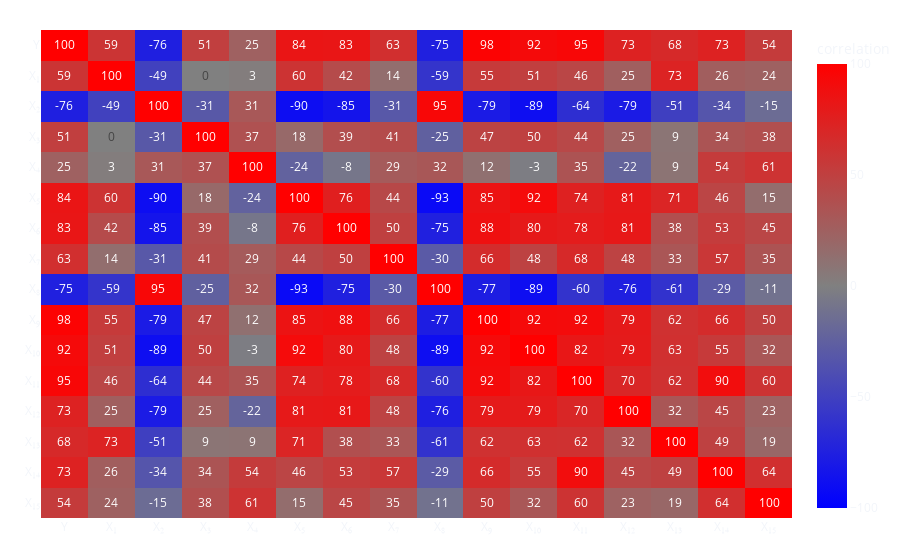

Source (notebook cell):
### Code cell
fig = cm.correlation_matrix_heatmap(dfAdoc)

fig.update_layout(margin=dict(t=30, b=0, l=0, r=0),title='', autosize=True, plot_bgcolor='rgba(0,0,0,0)', paper_bgcolor='rgba(0, 0, 0, 0)').update_traces(texttemplate='%{z:,.0f}')

config = {
    'responsive':True,
    'scrollZoom':False,
    'staticPlot':False,
    'displayModeBar':False
}

fig.show(config=config)

### Figure 1 — Plotly figure (JSON) as saved in the notebook; plotly's stock layout.template omitted (floating-point values rounded to 4 significant figures; data arrays with more than 128 entries replaced by an {"elided": "..."} marker saying what was removed)
{"data": [{"coloraxis": "coloraxis", "histfunc": "sum", "hovertemplate": "(%{x}, %{y}) = %{z:.2f}%", "name": "", "texttemplate": "%{z:,.0f}", "type": "histogram2d", "x": {"elided": "256 str values"}, "xaxis": "x", "xbingroup": "x", "y": {"elided": "256 str values"}, "yaxis": "y", "ybingroup": "y", "z": {"elided": "256 float values"}}], "layout": {"autosize": true, "coloraxis": {"cmax": 100, "cmin": -100, "colorbar": {"title": {"text": "correlation"}}, "colorscale": [[0, "blue"], [0.5, "gray"], [1, "red"]]}, "legend": {"tracegroupgap": 0}, "margin": {"b": 0, "l": 0, "r": 0, "t": 30}, "paper_bgcolor": "rgba(0, 0, 0, 0)", "plot_bgcolor": "rgba(0,0,0,0)", "title": {"text": ""}, "xaxis": {"anchor": "y", "domain": [0, 1], "title": {"text": ""}}, "yaxis": {"anchor": "x", "domain": [0, 1], "title": {"text": ""}}}}
